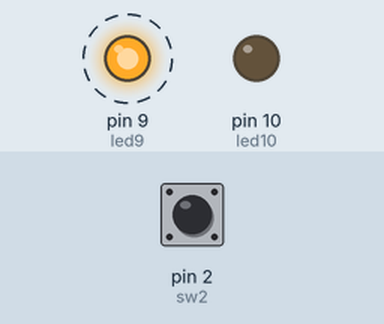
Simulated run of this sketch. Board: Arduino Uno, built with avr-gcc and run on an emulated ATmega328P. Shown: output pins drawn as LEDs (lit = HIGH). Dashed ring = blinking. The test bench sets the inputs (shaded band); at power-on: pin 2 (sw2) HIGH.

Above: at 1.2 s.
1.3 s: pin 2 (sw2) pulled LOW for 0.15 s
At 2.4 s:
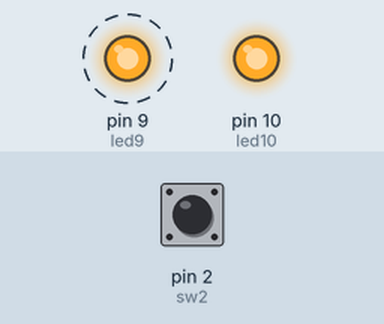
4.3 s: pin 2 (sw2) pulled LOW for 1 s
At 5.8 s:
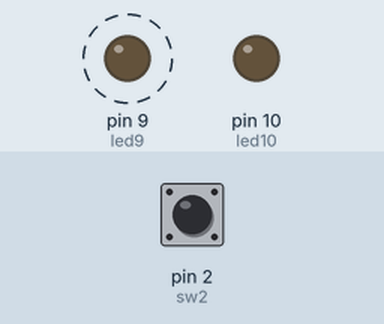
8.0 s: pin 2 (sw2) pulled LOW for 3.2 s
At 11.9 s:
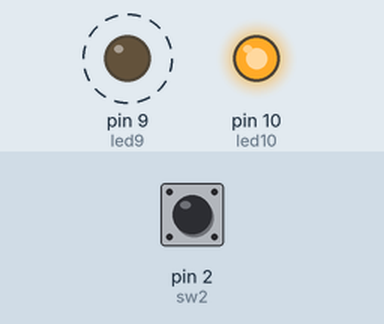
Timing chart, 0 to 18.7 s (numbered marks = the images above; inputs shaded):
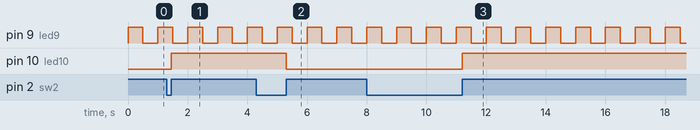

Measured:
- after the input at 1.3 s, pin 10 (led10): LOW → HIGH after 0.15 s
- after the input at 4.3 s, pin 10 (led10): HIGH → LOW after 1.0 s
- after the input at 8.0 s, pin 10 (led10): LOW → HIGH after 3.2 s
- by itself, pin 9 (led9): alternates HIGH for 0.50 s and LOW for 0.50 s

The sketch:

anti_rebound.ino
```cpp
int sw2 = 2;
int led9 = 9;
int led10 = 10;
void setup(){
  pinMode(sw2, INPUT);
  pinMode(led9,OUTPUT);
  pinMode(led10, OUTPUT);

  attachInterrupt(0, isr, RISING);
}
void loop(){
  digitalWrite(led9, !digitalRead(led9));
  delay(500);
}
void isr(){
  digitalWrite(led10, !digitalRead(led10));
}
```
